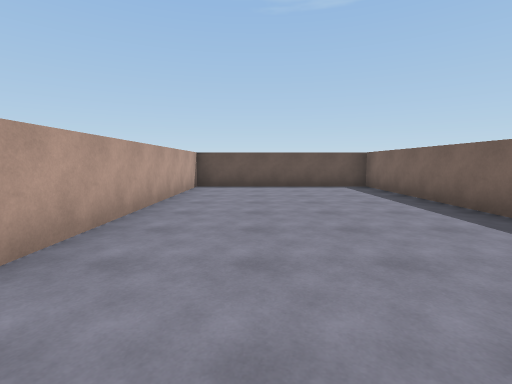
View 1 (above)

24 first-person views from a walk through a Unity game level. The camera is 1.4 m above the floor, tilts 6° down and sees 85° across. The floor is counted in squares, 2 m on a side. Each view is taken from the middle of a square. On the plan, view 1 faces up. The plan holds only what a view shows up to about 9 squares ahead; the rest is blank. The place goes on beyond the plan. The player is left out.

View 2
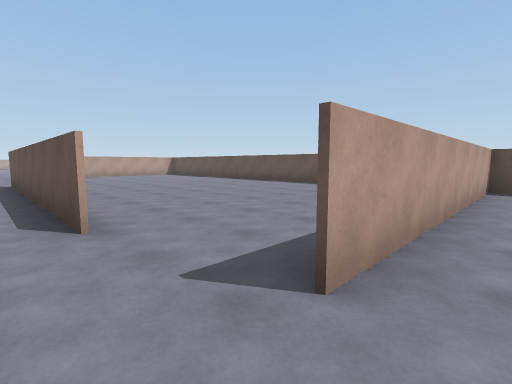

View 3
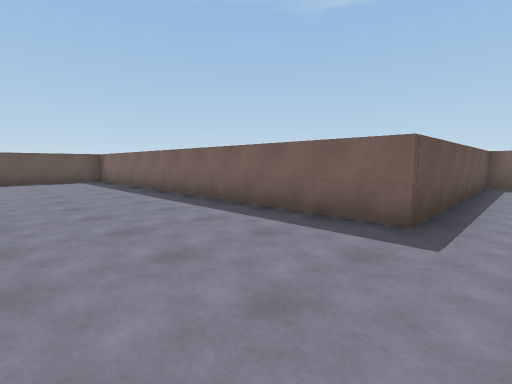

View 4
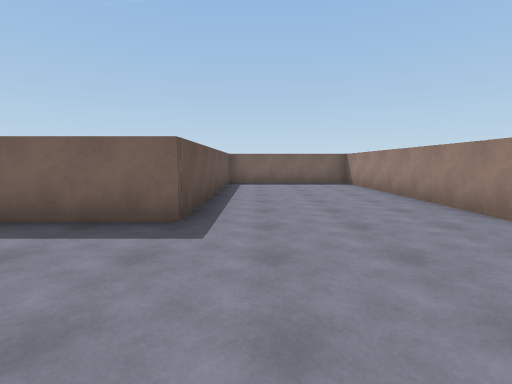

View 5
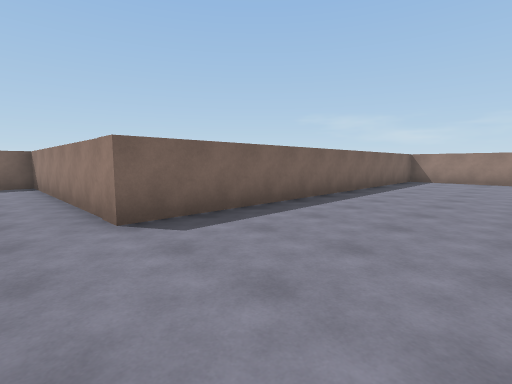

View 6
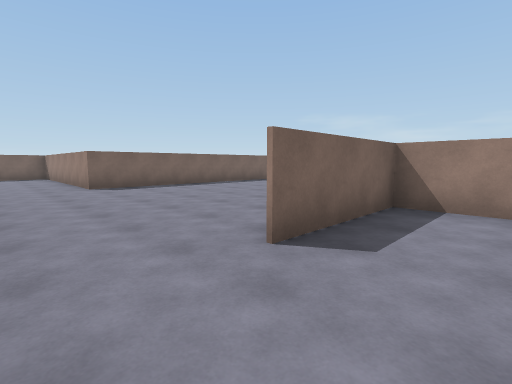

View 7
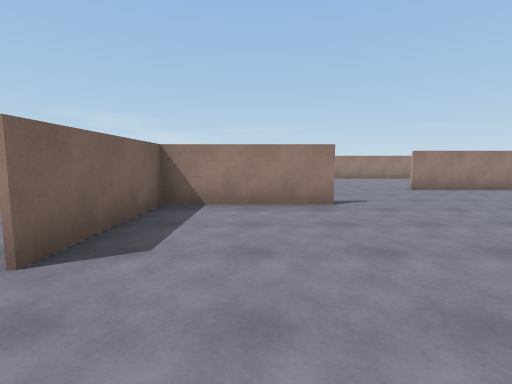

View 8
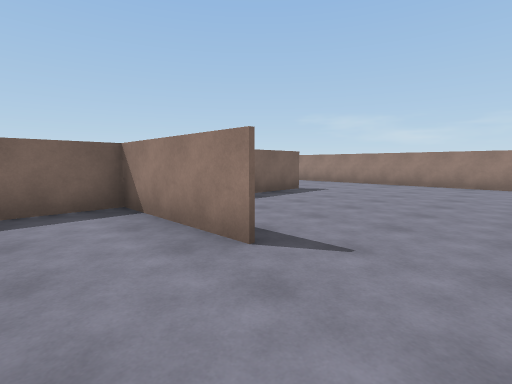

View 9
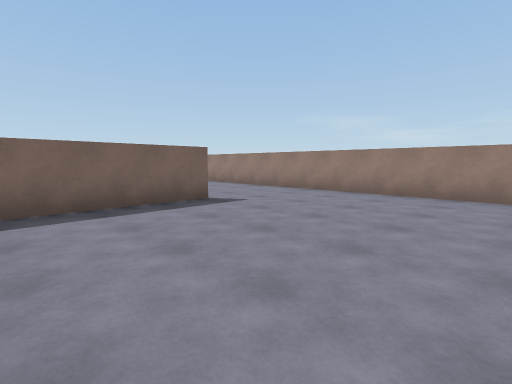

View 10
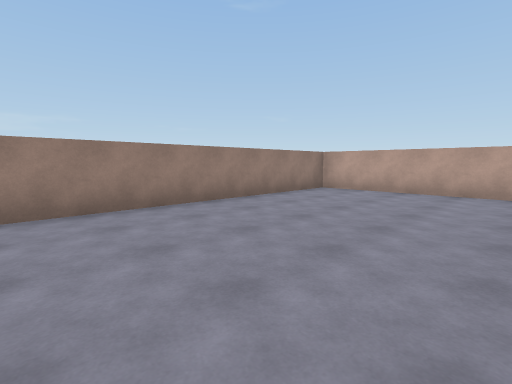

View 11
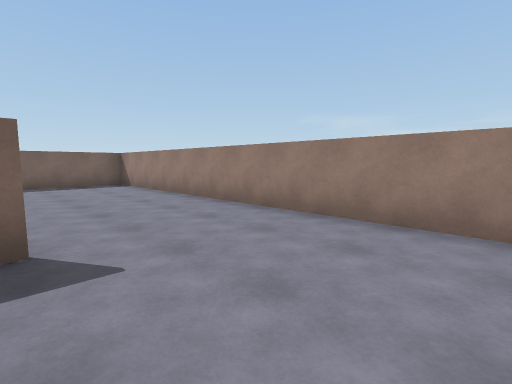

View 12
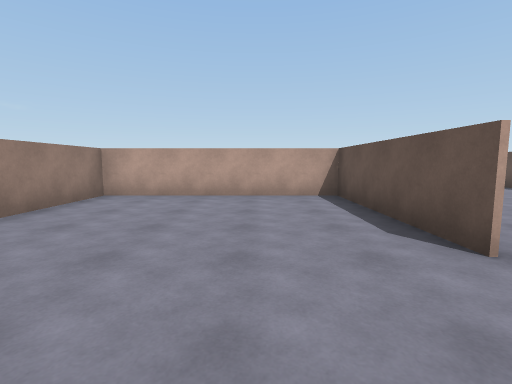

View 13
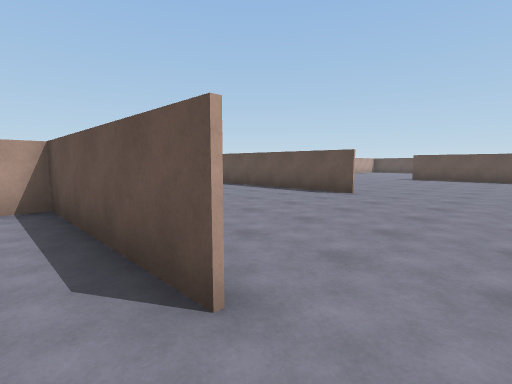

View 14
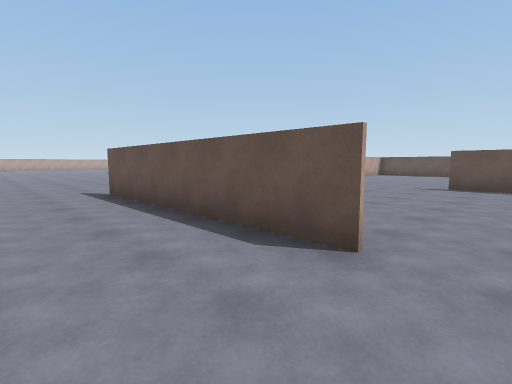

View 15
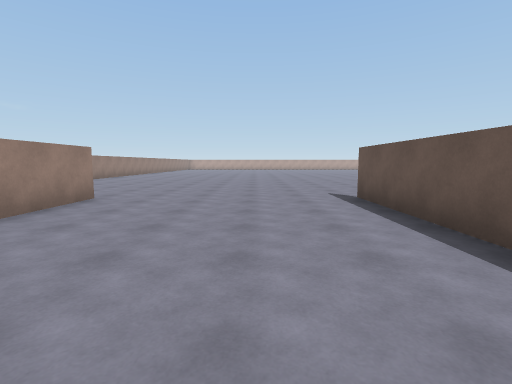

View 16
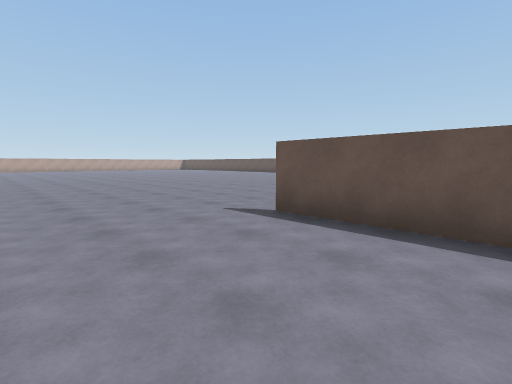

View 17
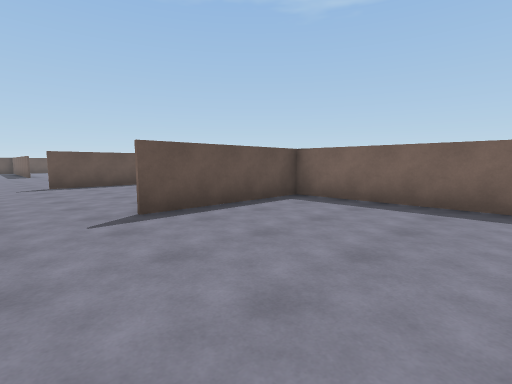

View 18
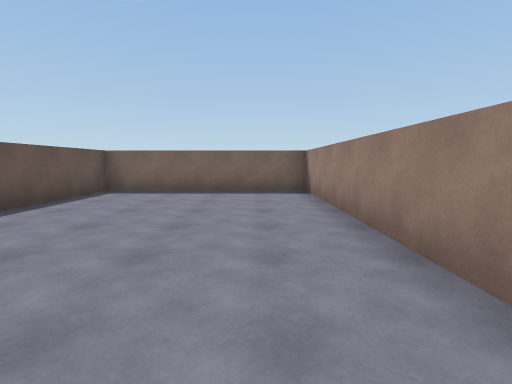

View 19
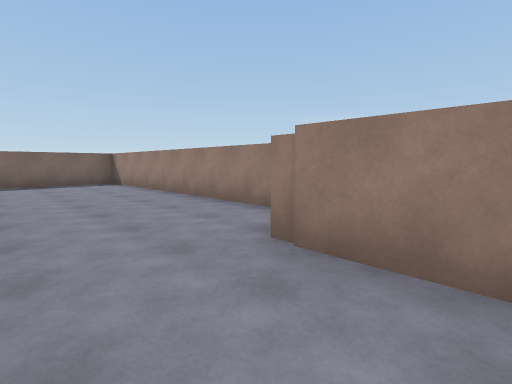

View 20
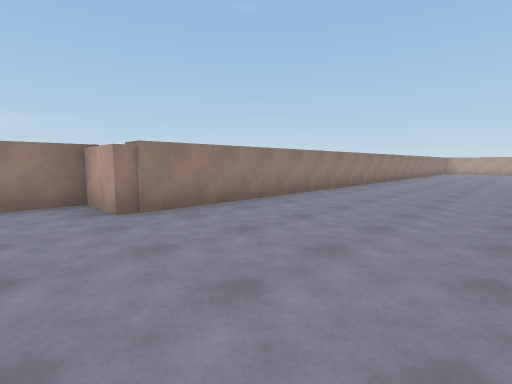

View 21
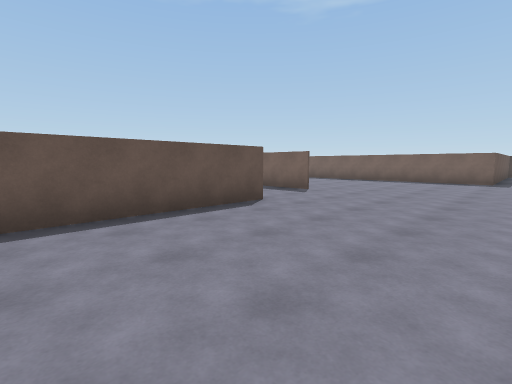

View 22
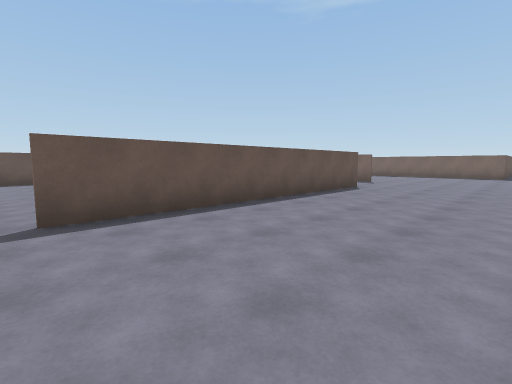

View 23
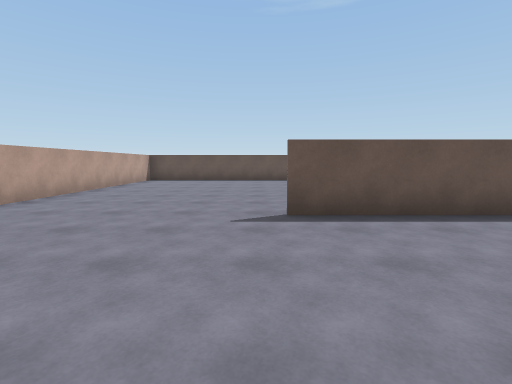

View 24
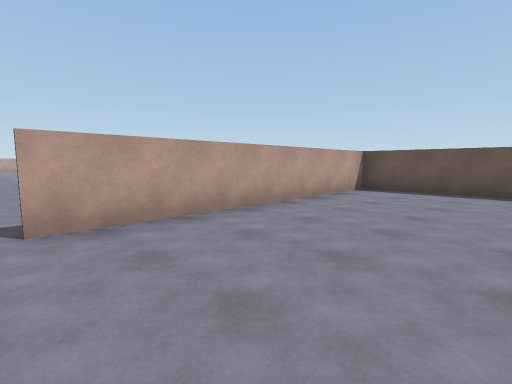

### Floor plan
Points are (right, up) in squares from view 1. A wall is a line through its corners. A room is listed if a view was taken in it or the views show most of it. See-through windows are left out.
Room 1 (views 1, 2, 3, 4, 5, 6, 7, 8, 9, 10, 11, 12, 13, 14, 15, 16, 17, 18, 19, 20, 21, 22, 23, 24)
walls: (-10.9, -5.9) (-16.7, -5.9); (-6.4, -8.6) (-3.4, -8.6); (-9, -11.3) (-16.5, -11.3); (-11.6, -11.2) (-9, -11.2); (-4, 0.7) (-11.6, 0.7); (-12.9, -11.2) (-12.9, -16.2); (-16.5, -11.2) (-14.4, -11.2); (-1.8, 1.2) (-1.8, 2.9); (-3.4, -13.2) (-3.4, -5.7); (-10.6, 8.3) (-11.5, 8.3); (-13.3, 8.3) (-16.3, 8.3) (-16.3, 1.2); (-13, -16.4) (-13, -11.2); (-23.5, -14.9) (-21.3, -14.9) (-21.3, -16.3) (3.3, -16.3) (3.3, -6.1) (8.5, -6.1); (8.5, -2.1) (3.3, -2.1) (3.3, 8.3) (-1.7, 8.3) (-1.7, 1.2)

Positions as (right, up) in squares from view 1, and headings:
1: (0, 0), facing up
2: (-1, 0), facing up-left
3: (0, -3), facing up-right
4: (0, -3), facing right
5: (0, -5), facing down-right
6: (-5, -4), facing down-right
7: (-5, -4), facing down
8: (-8, -7), facing down-right
9: (-8, -10), facing down-right
10: (-6, -12), facing down-left
11: (-6, -13), facing down-right
12: (-7, -13), facing left
13: (-8, -12), facing up-left
14: (-10, -8), facing up-left
15: (-11, -8), facing left
16: (-14, -9), facing up-left
17: (-18, -15), facing up-right
18: (-20, -15), facing right
19: (-23, -13), facing down-right
20: (-20, -11), facing down-left
21: (-8, -3), facing up-right
22: (-12, -3), facing up-right
23: (-12, -3), facing up
24: (-13, 1), facing up-left
